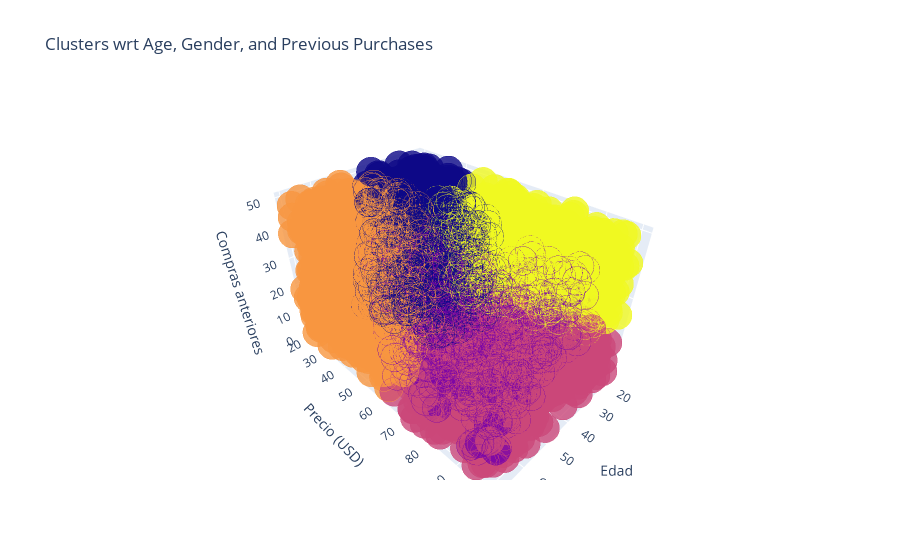

The notebook cell saved with this chart:
### Code cell
# Asignar los clusters al DataFrame original
df['Cluster'] = df_reducido['Cluster']

# Visualización 3D
trace1 = go.Scatter3d(
    x=df['Edad'],
    y=df['Precio (USD)'],
    z=df['Compras anteriores'],
    mode='markers',
    marker=dict(
        color=df['Cluster'],
        size=10,
        line=dict(color=df['Cluster'], width=12),
        opacity=0.8
    )
)

layout = go.Layout(
    title='Clusters wrt Age, Gender, and Previous Purchases',
    scene=dict(
        xaxis=dict(title='Edad'),
        yaxis=dict(title='Precio (USD)'),
        zaxis=dict(title='Compras anteriores')
    )
)

fig = go.Figure(data=[trace1], layout=layout)
fig.show()

### Figure 1 — Plotly figure (JSON) as saved in the notebook; plotly's stock layout.template omitted (floating-point values rounded to 4 significant figures; data arrays with more than 128 entries replaced by an {"elided": "..."} marker saying what was removed)
{"data": [{"marker": {"color": {"elided": "3900 int values"}, "line": {"color": {"elided": "3900 int values"}, "width": 12}, "opacity": 0.8, "size": 10}, "mode": "markers", "type": "scatter3d", "x": {"elided": "3900 int values"}, "y": {"elided": "3900 int values"}, "z": {"elided": "3900 int values"}}], "layout": {"scene": {"xaxis": {"title": {"text": "Edad"}}, "yaxis": {"title": {"text": "Precio (USD)"}}, "zaxis": {"title": {"text": "Compras anteriores"}}}, "title": {"text": "Clusters wrt Age, Gender, and Previous Purchases"}}}
